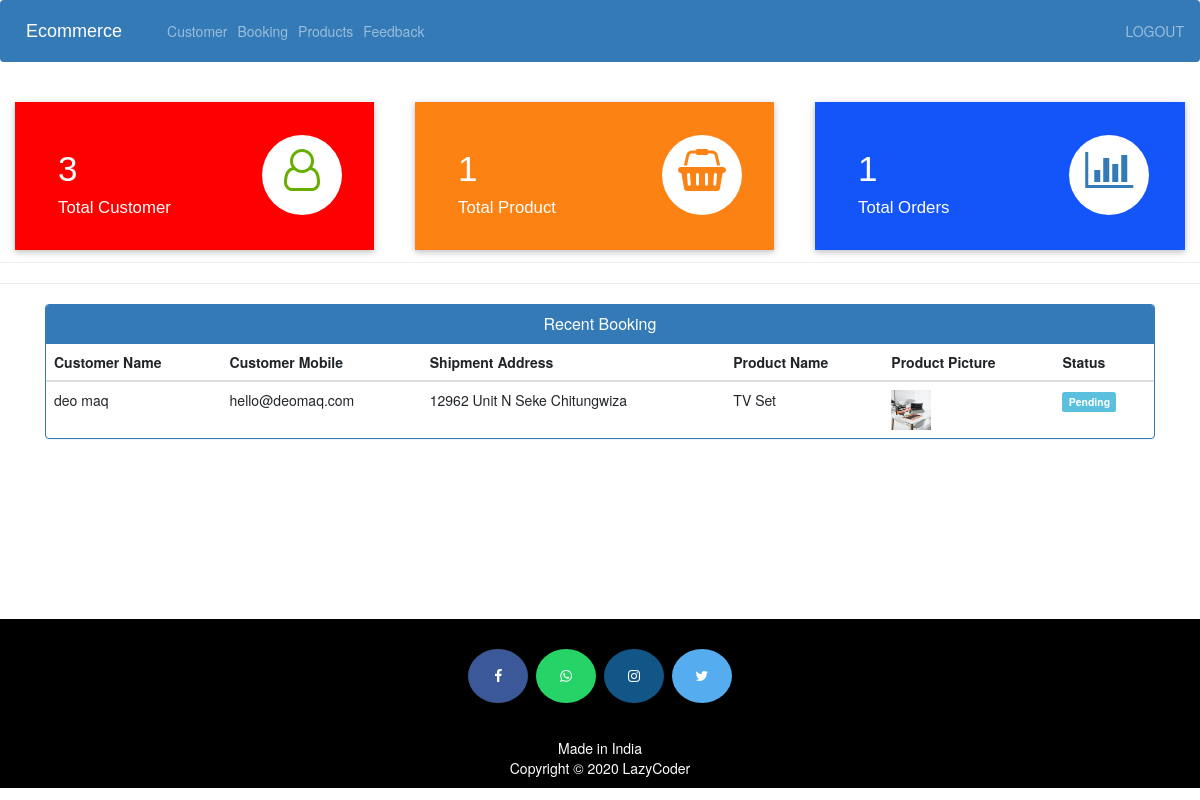
The page /admin-dashboard (signed in) on the database as committed earlier.
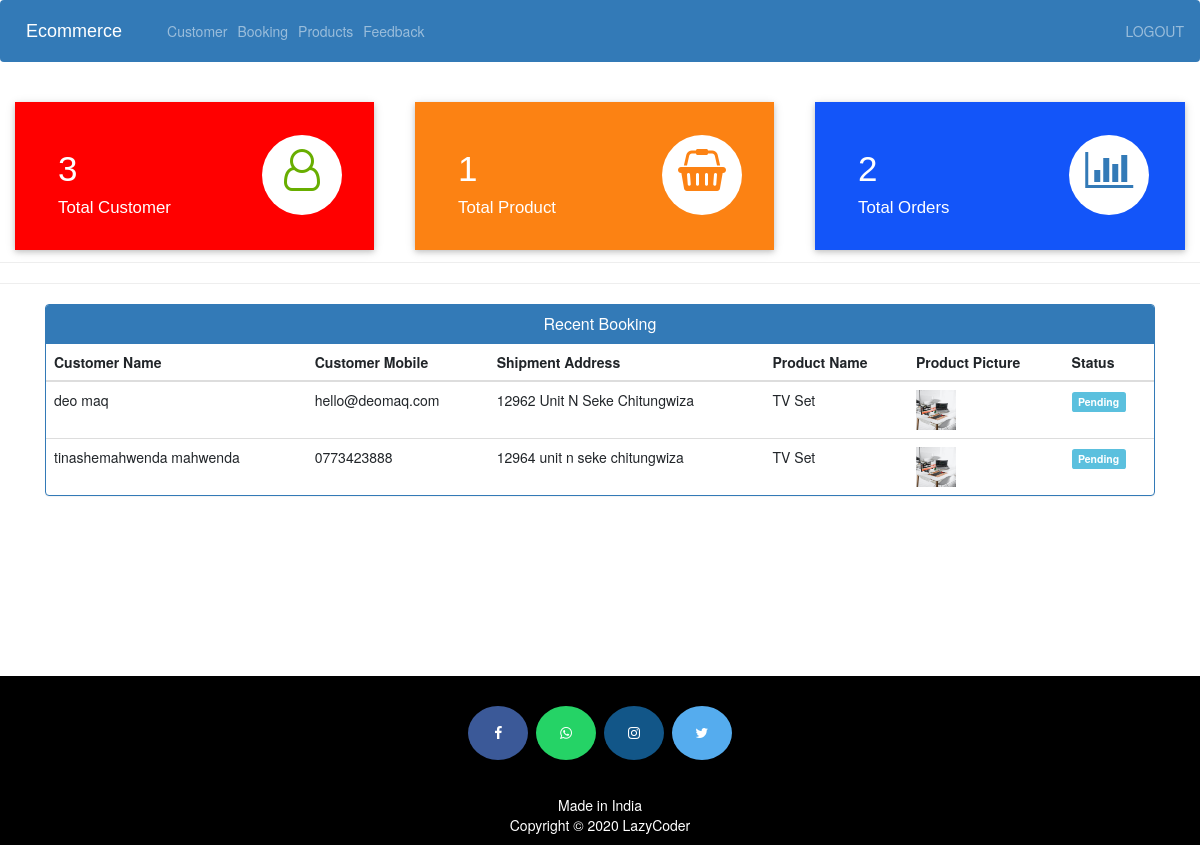
The same page on the database as committed later.
### ecom/models.py (models this page shows, shortened)
class Customer(models.Model):
    user=models.OneToOneField(User,on_delete=models.CASCADE)
    profile_pic= models.ImageField(upload_to='profile_pic/CustomerProfilePic/',null=True,blank=True)
    address = models.CharField(max_length=40)
    mobile = models.CharField(max_length=20,null=False)
    @property
    def get_name(self):
        return self.user.first_name+" "+self.user.last_name

class Orders(models.Model):
    STATUS =(
        ('Pending','Pending'),
        ('Order Confirmed','Order Confirmed'),
        ('Out for Delivery','Out for Delivery'),
        ('Delivered','Delivered'),
    )
    customer=models.ForeignKey('Customer', on_delete=models.CASCADE,null=True)
    product=models.ForeignKey('Product',on_delete=models.CASCADE,null=True)
    email = models.CharField(max_length=50,null=True)
    address = models.CharField(max_length=500,null=True)
    mobile = models.CharField(max_length=20,null=True)
    order_date= models.DateField(auto_now_add=True,null=True)
    status=models.CharField(max_length=50,null=True,choices=STATUS)

class Product(models.Model):
    name=models.CharField(max_length=40)
    product_image= models.ImageField(upload_to='product_image/',null=True,blank=True)
    price = models.PositiveIntegerField()
    description=models.CharField(max_length=40)

### ecom/views.py (the view)
# urls.py: path('admin-dashboard', views.admin_dashboard_view,name='admin-dashboard'),
@login_required(login_url='adminlogin')
def admin_dashboard_view(request):
    customercount=models.Customer.objects.all().count()
    productcount=models.Product.objects.all().count()
    ordercount=models.Orders.objects.all().count()
    orders=models.Orders.objects.all()
    ordered_products=[]
    ordered_bys=[]
    for order in orders:
        ordered_product=models.Product.objects.all().filter(id=order.product.id)
        ordered_by=models.Customer.objects.all().filter(id = order.customer.id)
        ordered_products.append(ordered_product)
        ordered_bys.append(ordered_by)
    mydict={
    'customercount':customercount,
    'productcount':productcount,
    'ordercount':ordercount,
    'data':zip(ordered_products,ordered_bys,orders),
    }
    return render(request,'ecom/admin_dashboard.html',context=mydict)

### templates/ecom/admin_dashboard.html
{% extends 'ecom/admin_base.html' %}
{% load static %}
{% block content %}
<br>
{%include 'ecom/admin_dashboard_cards.html'%}
<br><br><br><br><br>
<hr><hr>
<div class="container" >
    <div class="panel panel-primary" >
      <div class="panel-heading" style="text-align:center;">
        <h6 class="panel-title">Recent Booking</h6>
      </div>
      <table class="table table-hover" id="dev-table">
        <thead>
          <tr>
            <th>Customer Name</th>
            <th>Customer Mobile</th>
            <th>Shipment Address</th>
            <th>Product Name</th>
            <th>Product Picture</th>
            <th>Status</th>
          </tr>
        </thead>
        {% for product,customer,order in data %}
        <tr>
          {% for c in customer %}
          <td> {{c.get_name}}</td>
          <td>{{c.mobile}}</td>
          <td>{{order.address}}</td>
          {% endfor %}
          {% for p in product %}
          <td> {{p.name}}</td>
          <td> <img src="{% static p.product_image.url %}" alt="Profile Pic" height="40px" width="40px" /></td>
          {% if order.status == 'Pending'%}
          <td> <span class="label label-info">{{order.status}}</span></td>
          {% elif order.status == 'Delivered' %}
          <td> <span class="label label-success">{{order.status}}</span></td>
          {% elif order.status == 'Out for Delivery' %}
          <td> <span class="label label-warning">{{order.status}}</span></td>
          {%else%}
            <td> <span class="label label-primary">{{order.status}}</span></td>
          {%endif%}
          {% endfor %}
        </tr>
        {% endfor %}
      </table>
  </div>
</div>
{% endblock content %}

Rows that differ between the two databases and show on the page:
added Orders: address "12964 unit n seke chitungwiza", status "Pending", Product (name "TV Set", product_image (picture))
now on this page (row edited): Customer: get_name "tinashemahwenda mahwenda", mobile "0773423888"
Other text that changed with them:
{{ ordercount }}: "1" → "2"
